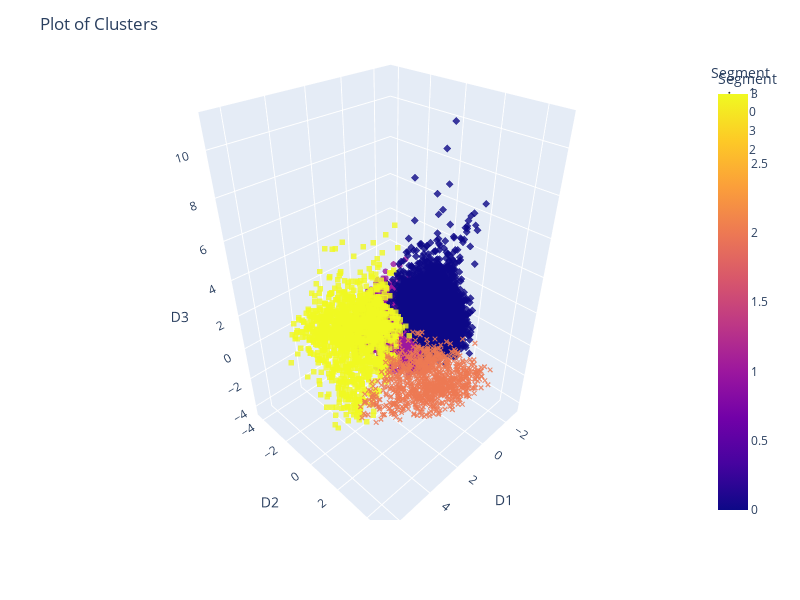

This figure's notebook cell:
### Markdown cell above
### _Step 3.3 - Interpretation_

### Code cell
plt.figure(figsize=(12,12))

custom_palette = ["#F0810F", "#063852", "#E6DF44", "#800080"]

fig = px.scatter_3d(dims_s_b, x='D1', y='D2', z='D3',
              color='Segment',color_discrete_sequence=custom_palette, opacity=0.8, symbol = 'Segment')

# Adjust the size of the data points
fig.update_traces(marker=dict(size=2))

fig.update_layout(title="Plot of Clusters", height=600, width=800)
fig.show()

### Figure 1 — Plotly figure (JSON) as saved in the notebook; plotly's stock layout.template omitted (floating-point values rounded to 4 significant figures; data arrays with more than 128 entries replaced by an {"elided": "..."} marker saying what was removed)
{"data": [{"hovertemplate": "Segment=%{marker.color}<br>D1=%{x}<br>D2=%{y}<br>D3=%{z}<extra></extra>", "legendgroup": "1", "marker": {"color": {"elided": "3662 int values"}, "coloraxis": "coloraxis", "opacity": 0.8, "size": 2, "symbol": "circle"}, "mode": "markers", "name": "1", "scene": "scene", "showlegend": true, "type": "scatter3d", "x": {"elided": "3662 float values"}, "y": {"elided": "3662 float values"}, "z": {"elided": "3662 float values"}}, {"hovertemplate": "Segment=%{marker.color}<br>D1=%{x}<br>D2=%{y}<br>D3=%{z}<extra></extra>", "legendgroup": "0", "marker": {"color": {"elided": "4233 int values"}, "coloraxis": "coloraxis", "opacity": 0.8, "size": 2, "symbol": "diamond"}, "mode": "markers", "name": "0", "scene": "scene", "showlegend": true, "type": "scatter3d", "x": {"elided": "4233 float values"}, "y": {"elided": "4233 float values"}, "z": {"elided": "4233 float values"}}, {"hovertemplate": "Segment=%{marker.color}<br>D1=%{x}<br>D2=%{y}<br>D3=%{z}<extra></extra>", "legendgroup": "3", "marker": {"color": {"elided": "1286 int values"}, "coloraxis": "coloraxis", "opacity": 0.8, "size": 2, "symbol": "square"}, "mode": "markers", "name": "3", "scene": "scene", "showlegend": true, "type": "scatter3d", "x": {"elided": "1286 float values"}, "y": {"elided": "1286 float values"}, "z": {"elided": "1286 float values"}}, {"hovertemplate": "Segment=%{marker.color}<br>D1=%{x}<br>D2=%{y}<br>D3=%{z}<extra></extra>", "legendgroup": "2", "marker": {"color": {"elided": "946 int values"}, "coloraxis": "coloraxis", "opacity": 0.8, "size": 2, "symbol": "x"}, "mode": "markers", "name": "2", "scene": "scene", "showlegend": true, "type": "scatter3d", "x": {"elided": "946 float values"}, "y": {"elided": "946 float values"}, "z": {"elided": "946 float values"}}], "layout": {"coloraxis": {"colorbar": {"title": {"text": "Segment"}}, "colorscale": [[0, "#0d0887"], [0.1111, "#46039f"], [0.2222, "#7201a8"], [0.3333, "#9c179e"], [0.4444, "#bd3786"], [0.5556, "#d8576b"], [0.6667, "#ed7953"], [0.7778, "#fb9f3a"], [0.8889, "#fdca26"], [1, "#f0f921"]]}, "height": 600, "legend": {"title": {"text": "Segment"}, "tracegroupgap": 0}, "margin": {"t": 60}, "scene": {"domain": {"x": [0, 1], "y": [0, 1]}, "xaxis": {"title": {"text": "D1"}}, "yaxis": {"title": {"text": "D2"}}, "zaxis": {"title": {"text": "D3"}}}, "title": {"text": "Plot of Clusters"}, "width": 800}}
